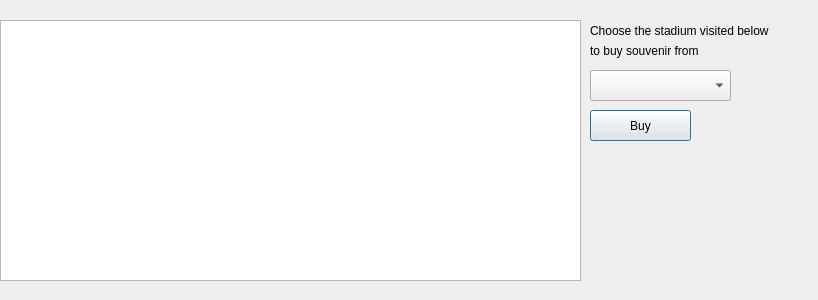
<?xml version="1.0" encoding="UTF-8"?>
<ui version="4.0">
 <class>purchase_list</class>
 <widget class="QDialog" name="purchase_list">
  <property name="geometry">
   <rect>
    <x>0</x>
    <y>0</y>
    <width>818</width>
    <height>300</height>
   </rect>
  </property>
  <property name="windowTitle">
   <string>Dialog</string>
  </property>
  <widget class="QTableWidget" name="display_list">
   <property name="geometry">
    <rect>
     <x>0</x>
     <y>20</y>
     <width>581</width>
     <height>261</height>
    </rect>
   </property>
  </widget>
  <widget class="QLabel" name="label">
   <property name="geometry">
    <rect>
     <x>590</x>
     <y>10</y>
     <width>431</width>
     <height>41</height>
    </rect>
   </property>
   <property name="text">
    <string>Choose the stadium visited below</string>
   </property>
  </widget>
  <widget class="QLabel" name="label_2">
   <property name="geometry">
    <rect>
     <x>590</x>
     <y>40</y>
     <width>161</width>
     <height>21</height>
    </rect>
   </property>
   <property name="text">
    <string>to buy souvenir from</string>
   </property>
  </widget>
  <widget class="QComboBox" name="visited_stadium">
   <property name="geometry">
    <rect>
     <x>590</x>
     <y>70</y>
     <width>141</width>
     <height>31</height>
    </rect>
   </property>
  </widget>
  <widget class="QPushButton" name="buy">
   <property name="geometry">
    <rect>
     <x>590</x>
     <y>110</y>
     <width>101</width>
     <height>31</height>
    </rect>
   </property>
   <property name="text">
    <string>Buy</string>
   </property>
  </widget>
 </widget>
 <resources/>
 <connections/>
</ui>
